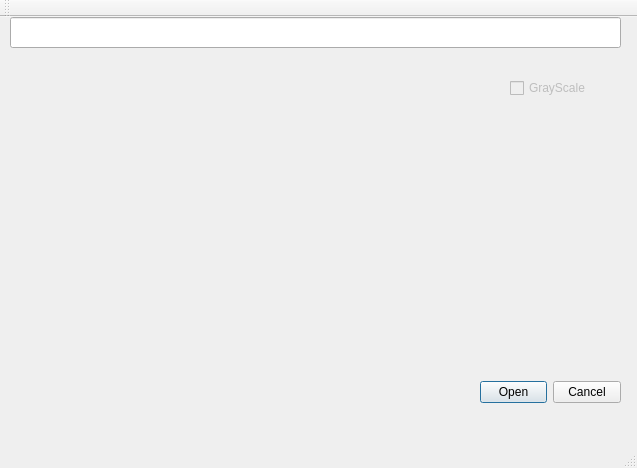
<?xml version="1.0" encoding="UTF-8"?>
<ui version="4.0">
 <class>MainWindow</class>
 <widget class="QMainWindow" name="MainWindow">
  <property name="geometry">
   <rect>
    <x>0</x>
    <y>0</y>
    <width>637</width>
    <height>468</height>
   </rect>
  </property>
  <property name="sizePolicy">
   <sizepolicy hsizetype="Ignored" vsizetype="Ignored">
    <horstretch>0</horstretch>
    <verstretch>0</verstretch>
   </sizepolicy>
  </property>
  <property name="focusPolicy">
   <enum>Qt::ClickFocus</enum>
  </property>
  <property name="windowTitle">
   <string>MainWindow</string>
  </property>
  <widget class="QWidget" name="centralWidget">
   <widget class="QLineEdit" name="lineEdit">
    <property name="geometry">
     <rect>
      <x>10</x>
      <y>0</y>
      <width>611</width>
      <height>31</height>
     </rect>
    </property>
   </widget>
   <widget class="QDialogButtonBox" name="buttonBox">
    <property name="geometry">
     <rect>
      <x>480</x>
      <y>360</y>
      <width>141</width>
      <height>31</height>
     </rect>
    </property>
    <property name="standardButtons">
     <set>QDialogButtonBox::Cancel|QDialogButtonBox::Open</set>
    </property>
   </widget>
   <widget class="QCheckBox" name="checkBoxGrayScale">
    <property name="enabled">
     <bool>false</bool>
    </property>
    <property name="geometry">
     <rect>
      <x>510</x>
      <y>60</y>
      <width>98</width>
      <height>22</height>
     </rect>
    </property>
    <property name="text">
     <string>GrayScale</string>
    </property>
   </widget>
  </widget>
  <widget class="QMenuBar" name="menuBar">
   <property name="geometry">
    <rect>
     <x>0</x>
     <y>0</y>
     <width>637</width>
     <height>25</height>
    </rect>
   </property>
  </widget>
  <widget class="QToolBar" name="mainToolBar">
   <attribute name="toolBarArea">
    <enum>TopToolBarArea</enum>
   </attribute>
   <attribute name="toolBarBreak">
    <bool>false</bool>
   </attribute>
  </widget>
  <widget class="QStatusBar" name="statusBar"/>
 </widget>
 <layoutdefault spacing="6" margin="11"/>
 <resources/>
 <connections>
  <connection>
   <sender>buttonBox</sender>
   <signal>rejected()</signal>
   <receiver>MainWindow</receiver>
   <slot>close()</slot>
   <hints>
    <hint type="sourcelabel">
     <x>657</x>
     <y>91</y>
    </hint>
    <hint type="destinationlabel">
     <x>399</x>
     <y>399</y>
    </hint>
   </hints>
  </connection>
 </connections>
</ui>
